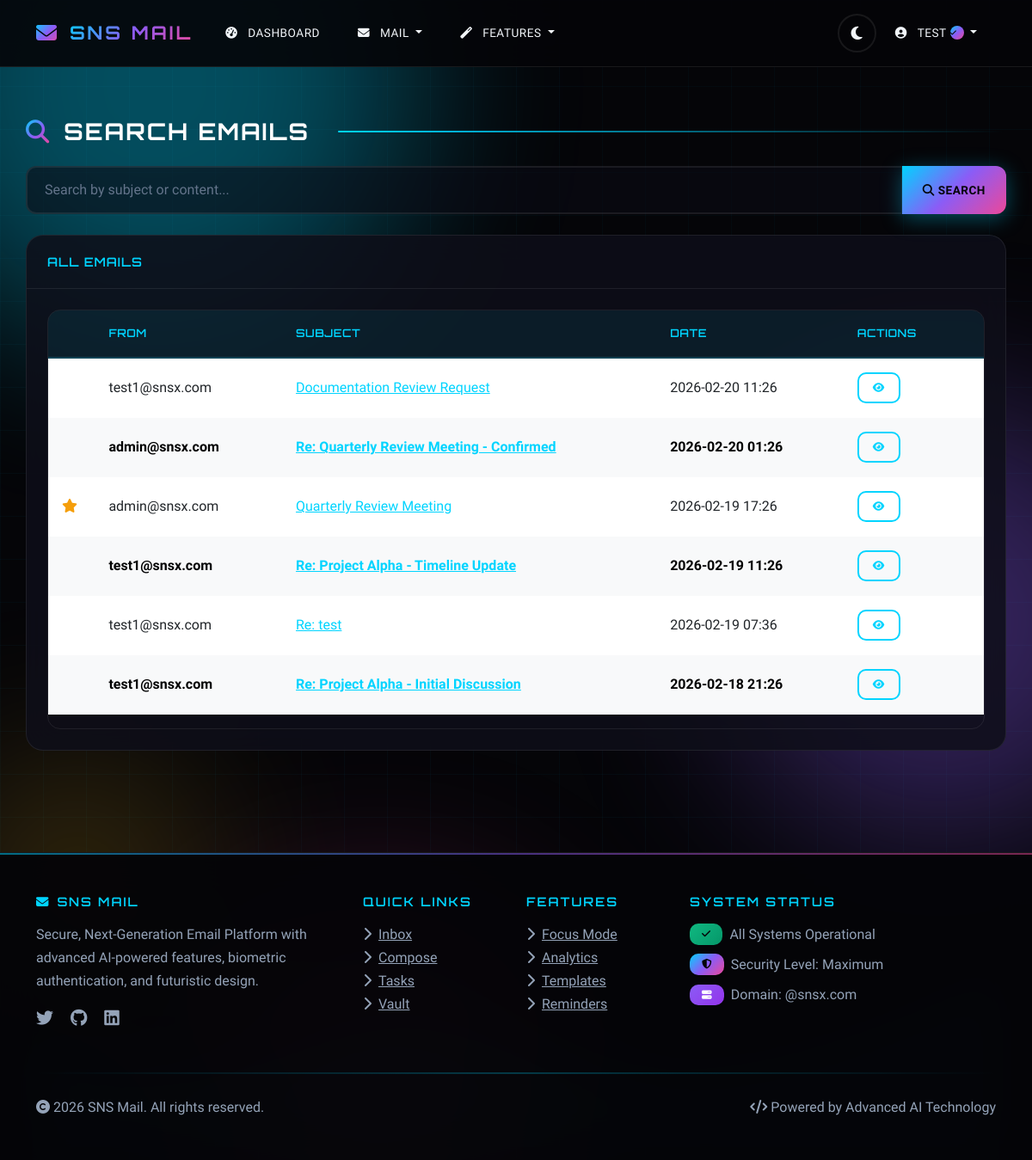
The page /search (signed in) on the database its author committed.
### sns_mail/database/models.py (models this page shows, shortened)
class User(UserMixin, db.Model):
    __tablename__ = 'users'
    id = db.Column(db.Integer, primary_key=True)
    name = db.Column(db.String(100), nullable=False)
    username = db.Column(db.String(50), unique=True, nullable=False)
    email = db.Column(db.String(120), unique=True, nullable=False)
    password_hash = db.Column(db.String(128))
    face_photo = db.Column(db.String(200))
    eye_scan = db.Column(db.String(200))
    totp_secret = db.Column(db.String(16))
    is_2fa_enabled = db.Column(db.Boolean, default=False)
    is_admin = db.Column(db.Boolean, default=False)
    is_server_admin = db.Column(db.Boolean, default=False)
    is_banned = db.Column(db.Boolean, default=False)
    ban_reason = db.Column(db.Text)
    is_verified = db.Column(db.Boolean, default=False)  # Blue tick verification
    created_at = db.Column(db.DateTime, default=datetime.utcnow)
    last_login = db.Column(db.DateTime)
    login_attempts = db.Column(db.Integer, default=0)
    locked_until = db.Column(db.DateTime)
    ai_preferences = db.Column(db.Text)  # JSON for AI learning preferences
    mood_tracking_enabled = db.Column(db.Boolean, default=True)
    focus_mode_enabled = db.Column(db.Boolean, default=False)
    focus_mode_until = db.Column(db.DateTime)
    sent_emails = db.relationship('Email', foreign_keys='Email.sender_id', backref='sender', lazy='dynamic')
    received_emails = db.relationship('Email', foreign_keys='Email.recipient_id', backref='recipient', lazy='dynamic')
    drafts = db.relationship('Draft', backref='user', lazy='dynamic')
    sent_folders = db.relationship('SentFolder', backref='user', lazy='dynamic')
    important_folders = db.relationship('ImportantFolder', backref='user', lazy='dynamic')
    archive_folders = db.relationship('ArchiveFolder', backref='user', lazy='dynamic')
    deleted_folders = db.relationship('DeletedFolder', backref='user', lazy='dynamic')
    spam_folders = db.relationship('SpamFolder', backref='user', lazy='dynamic')
    notes = db.relationship('Note', backref='user', lazy='dynamic')
    tasks = db.relationship('Task', backref='user', lazy='dynamic')
    vault_items = db.relationship('VaultItem', backref='user', lazy='dynamic')
    email_analytics = db.relationship('EmailAnalytics', backref='user', lazy='dynamic')
    scheduled_emails = db.relationship('ScheduledEmail', backref='user', lazy='dynamic')
    mood_logs = db.relationship('MoodLog', backref='user', lazy='dynamic')
    focus_sessions = db.relationship('FocusSession', backref='user', lazy='dynamic')
    email_templates = db.relationship('EmailTemplate', backref='user', lazy='dynamic')

class Email(db.Model):
    __tablename__ = 'emails'
    id = db.Column(db.Integer, primary_key=True)
    subject = db.Column(db.String(200), nullable=False)
    body = db.Column(db.Text, nullable=False)
    sender_id = db.Column(db.Integer, db.ForeignKey('users.id'), nullable=False)
    recipient_id = db.Column(db.Integer, db.ForeignKey('users.id'), nullable=False)
    sent_at = db.Column(db.DateTime, default=datetime.utcnow)
    read_at = db.Column(db.DateTime)
    is_read = db.Column(db.Boolean, default=False)
    is_important = db.Column(db.Boolean, default=False)
    is_deleted = db.Column(db.Boolean, default=False)
    is_spam = db.Column(db.Boolean, default=False)
    attachment_path = db.Column(db.String(200))
    attachment_filename = db.Column(db.String(100))
    virus_detected = db.Column(db.Boolean, default=False)
    is_self_destructing = db.Column(db.Boolean, default=False)
    destruct_after_read = db.Column(db.Boolean, default=False)
    destruct_at = db.Column(db.DateTime)
    destructed_at = db.Column(db.DateTime)
    is_encrypted = db.Column(db.Boolean, default=False)
    encryption_key = db.Column(db.String(64))
    mood_score = db.Column(db.Float)  # AI-detected mood (-1 to 1)
    mood_label = db.Column(db.String(20))  # positive, negative, neutral
    ai_summary = db.Column(db.Text)  # AI-generated summary
    priority_score = db.Column(db.Float, default=0.5)  # 0-1 priority
    read_duration = db.Column(db.Integer)  # seconds spent reading
    is_pinned = db.Column(db.Boolean, default=False)
    pinned_at = db.Column(db.DateTime)
    follow_up_reminder = db.Column(db.DateTime)
    follow_up_sent = db.Column(db.Boolean, default=False)

### sns_mail/core/client_routes.py (the view, shortened to what this page needs)
@client.route('/search')
@login_required
def search():
    query = request.args.get('q', '')
    page = request.args.get('page', 1, type=int)
    if not query:
        emails = Email.query.filter_by(recipient_id=current_user.id, is_deleted=False)\
            .order_by(Email.sent_at.desc()).paginate(page=page, per_page=20)
    return render_template('client/search.html', emails=emails, query=query)

### sns_mail/templates/client/search.html (shortened to what this page needs)
{% extends "base.html" %}
{% block content %}
<div class="row">
    <div class="col-12">
        <h2 class="mb-4">
            <i class="fas fa-search text-primary"></i>
            Search Emails
        </h2>
    </div>
</div>
<div class="row mb-4">
    <div class="col-12">
        <form method="GET" action="{{ url_for('client.search') }}">
            <div class="input-group">
                <input type="text" class="form-control" name="q" value="{{ query }}"
                       placeholder="Search by subject or content...">
                <button class="btn btn-primary" type="submit">
                    <i class="fas fa-search"></i> Search
                </button>
            </div>
        </form>
    </div>
</div>
<div class="row">
    <div class="col-12">
        <div class="card">
            <div class="card-header">
                {% if query %}
                    Search Results for "{{ query }}"
                {% else %}
                    All Emails
                {% endif %}
            </div>
            <div class="card-body">
                {% if emails.items %}
                    <div class="table-responsive">
                        <table class="table table-hover">
                            <thead>
                                <tr>
                                    <th width="5%"></th>
                                    <th width="20%">From</th>
                                    <th width="40%">Subject</th>
                                    <th width="20%">Date</th>
                                    <th width="15%">Actions</th>
                                </tr>
                            </thead>
                            <tbody>
                                {% for email in emails.items %}
                                <tr class="{% if not email.is_read %}table-light fw-bold{% endif %}">
                                    <td>
                                        {% if email.is_important %}
                                            <i class="fas fa-star text-warning"></i>
                                        {% endif %}
                                    </td>
                                    <td>{{ email.sender.email }}</td>
                                    <td>
                                        <a href="{{ url_for('client.view_email', email_id=email.id) }}">
                                            {{ email.subject }}
                                        </a>
                                    </td>
                                    <td>{{ email.sent_at.strftime('%Y-%m-%d %H:%M') }}</td>
                                    <td>
                                        <a href="{{ url_for('client.view_email', email_id=email.id) }}"
                                           class="btn btn-outline-primary btn-sm" title="View">
                                            <i class="fas fa-eye"></i>
                                        </a>
                                    </td>
                                </tr>
                                {% endfor %}
                            </tbody>
                        </table>
                    </div>
                {% endif %}
            </div>
        </div>
    </div>
</div>
{% endblock %}

### sns_mail/templates/base.html (shortened to what this page needs)
<!DOCTYPE html>
<html lang="en">
<head>
    <link href="https://cdn.jsdelivr.net/npm/bootstrap@5.3.0/dist/css/bootstrap.min.css" rel="stylesheet">
    <link href="https://cdnjs.cloudflare.com/ajax/libs/font-awesome/6.4.0/css/all.min.css" rel="stylesheet">
    <link href="{{ url_for('static', filename='css/style.css') }}" rel="stylesheet">
</head>
<body>
    <div class="parallax-container">
        <div class="parallax-orb orb-1"></div>
    </div>
    <div class="wave-container">
    </div>
    <nav class="navbar navbar-expand-lg navbar-dark" id="mainNavbar">
        <div class="container">
            <a class="navbar-brand" href="{{ url_for('auth.index') }}">
                <i class="fas fa-envelope icon-animated"></i>
                <span>SNS Mail</span>
            </a>
            <div class="collapse navbar-collapse" id="navbarNav">
                <ul class="navbar-nav me-auto">
                    {% if current_user.is_authenticated %}
                        <li class="nav-item">
                            <a class="nav-link" href="{{ url_for('client.dashboard') }}">
                                <i class="fas fa-tachometer-alt"></i> Dashboard
                            </a>
                        </li>
                        <li class="nav-item dropdown">
                            <a class="nav-link dropdown-toggle" href="#" role="button" data-bs-toggle="dropdown">
                                <i class="fas fa-envelope"></i> Mail
                            </a>
                        </li>
                        <li class="nav-item dropdown">
                            <a class="nav-link dropdown-toggle" href="#" role="button" data-bs-toggle="dropdown">
                                <i class="fas fa-magic"></i> Features
                            </a>
                        </li>
                    {% endif %}
                </ul>
                <ul class="navbar-nav d-flex align-items-center">
                    <li class="nav-item">
                        <button class="theme-toggle" id="themeToggle" title="Toggle Theme">
                            <i class="fas fa-moon" id="themeIcon"></i>
                        </button>
                    </li>
                    {% if current_user.is_authenticated %}
                        <li class="nav-item dropdown">
                            <a class="nav-link dropdown-toggle" href="#" role="button" data-bs-toggle="dropdown">
                                <i class="fas fa-user-circle"></i>
                                <span class="verified-name">
                                    {{ current_user.username }}
                                    {% if current_user.is_verified %}
                                        <span class="verified-badge verified-badge-sm" data-tooltip="Verified User">
                                            <i class="fas fa-check"></i>
                                        </span>
                                    {% endif %}
                                </span>
                            </a>
                        </li>
                    {% endif %}
                </ul>
            </div>
        </div>
    </nav>
    <main class="container mt-4">
        {% block content %}{% endblock %}
    </main>
    <footer class="text-light mt-5 py-5">
        <div class="container">
            <div class="row">
                <div class="col-lg-4 mb-4">
                    <h5><i class="fas fa-envelope me-2 icon-pulse"></i>SNS Mail</h5>
                    <p class="mt-3">Secure, Next-Generation Email Platform with advanced AI-powered features, biometric authentication, and futuristic design.</p>
                    <div class="mt-3">
                        <a href="#" class="text-secondary me-3"><i class="fab fa-twitter fa-lg icon-animated"></i></a>
                        <a href="#" class="text-secondary me-3"><i class="fab fa-github fa-lg icon-animated"></i></a>
                        <a href="#" class="text-secondary me-3"><i class="fab fa-linkedin fa-lg icon-animated"></i></a>
                    </div>
                </div>
                <div class="col-lg-2 col-md-4 mb-4">
                    <h5>Quick Links</h5>
                    <ul class="list-unstyled mt-3">
                        <li><a href="{{ url_for('client.inbox') }}" class="text-secondary"><i class="fas fa-chevron-right me-2"></i>Inbox</a></li>
                        <li><a href="{{ url_for('client.compose') }}" class="text-secondary"><i class="fas fa-chevron-right me-2"></i>Compose</a></li>
                        <li><a href="{{ url_for('features.tasks') }}" class="text-secondary"><i class="fas fa-chevron-right me-2"></i>Tasks</a></li>
                        <li><a href="{{ url_for('features.vault') }}" class="text-secondary"><i class="fas fa-chevron-right me-2"></i>Vault</a></li>
                    </ul>
                </div>
                <div class="col-lg-2 col-md-4 mb-4">
                    <h5>Features</h5>
                    <ul class="list-unstyled mt-3">
                        <li><a href="{{ url_for('features.focus_mode') }}" class="text-secondary"><i class="fas fa-chevron-right me-2"></i>Focus Mode</a></li>
                        <li><a href="{{ url_for('features.analytics') }}" class="text-secondary"><i class="fas fa-chevron-right me-2"></i>Analytics</a></li>
                        <li><a href="{{ url_for('features.templates') }}" class="text-secondary"><i class="fas fa-chevron-right me-2"></i>Templates</a></li>
                        <li><a href="{{ url_for('features.reminders') }}" class="text-secondary"><i class="fas fa-chevron-right me-2"></i>Reminders</a></li>
                    </ul>
                </div>
                <div class="col-lg-4 col-md-4 mb-4">
                    <h5>System Status</h5>
                    <div class="mt-3">
                        <div class="d-flex align-items-center mb-2">
                            <span class="badge bg-success me-2"><i class="fas fa-check icon-pulse"></i></span>
                            <span class="text-secondary">All Systems Operational</span>
                        </div>
                        <div class="d-flex align-items-center mb-2">
                            <span class="badge bg-primary me-2"><i class="fas fa-shield-alt icon-pulse"></i></span>
                            <span class="text-secondary">Security Level: Maximum</span>
                        </div>
                        <div class="d-flex align-items-center">
                            <span class="badge bg-info me-2"><i class="fas fa-server icon-pulse"></i></span>
                            <span class="text-secondary">Domain: @snsx.com</span>
                        </div>
                    </div>
                </div>
            </div>
            <hr>
            <div class="row align-items-center">
                <div class="col-md-6">
                    <p class="mb-0 text-secondary">
                        <i class="fas fa-copyright"></i> 2026 SNS Mail. All rights reserved.
                    </p>
                </div>
                <div class="col-md-6 text-md-end">
                    <p class="mb-0 text-secondary">
                        <i class="fas fa-code"></i> Powered by Advanced AI Technology
                    </p>
                </div>
            </div>
        </div>
    </footer>
</body>
</html>

### rows shown on the page
User: username "TEST"
Email: sender.email "test1@snsx.com", subject "Documentation Review Request", sent_at "2026-02-20 11:26"
Email: sender.email "admin@snsx.com", subject "Re: Quarterly Review Meeting - Confirmed", sent_at "2026-02-20 01:26"
Email: is_important True (drawn), sender.email "admin@snsx.com", subject "Quarterly Review Meeting", sent_at "2026-02-19 17:26"
Email: sender.email "test1@snsx.com", subject "Re: Project Alpha - Timeline Update", sent_at "2026-02-19 11:26"
Email: sender.email "test1@snsx.com", subject "Re: test", sent_at "2026-02-19 07:36"
Email: sender.email "test1@snsx.com", subject "Re: Project Alpha - Initial Discussion", sent_at "2026-02-18 21:26"
